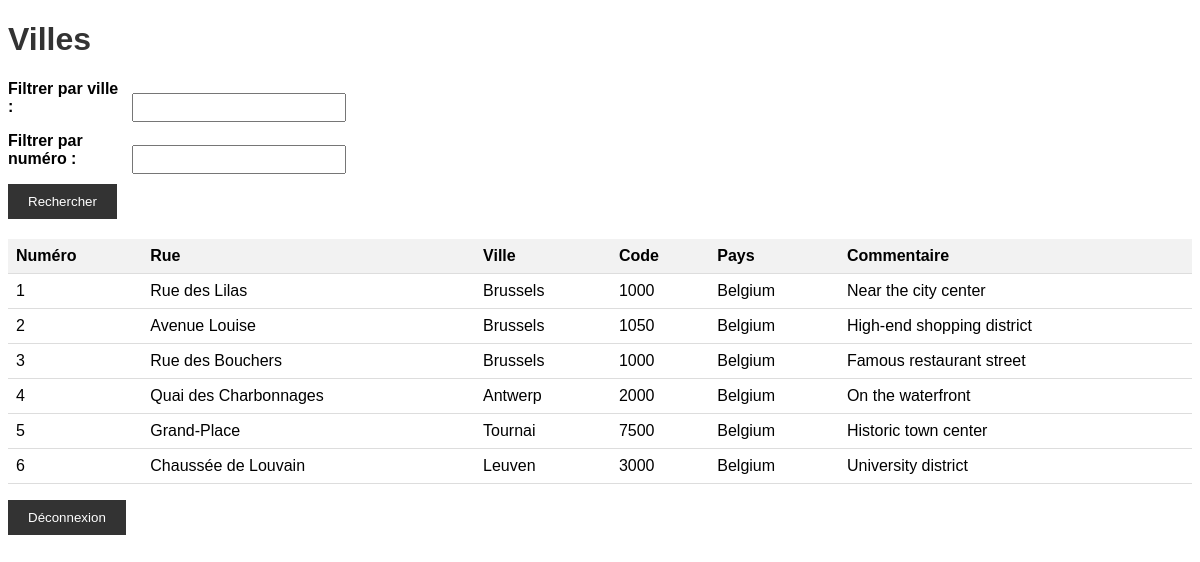
The app's page /0.bdd/location.php (signed in) with its own data.
### tables this page shows
CREATE TABLE IF NOT EXISTS LOCATION (
    ID INT PRIMARY KEY,
    STREET VARCHAR(255),
    CITY VARCHAR(255),
    POSTAL_CODE VARCHAR(10) CHECK (LENGTH(POSTAL_CODE) <= 10),
    COUNTRY VARCHAR(255),
    COMMENT VARCHAR(255)
);

### www/0.bdd/location.php (the view, shortened to what this page needs)
<?php
$bdd = new PDO('mysql:host=ms8db;dbname=groupXX', 'groupXX', 'secret');
$ville_filtrer = isset($_POST['ville_filtrer']) ? $_POST['ville_filtrer'] : '';
$numero_filtrer = isset($_POST['numero_filtrer']) ? $_POST['numero_filtrer'] : '';
$query = 'SELECT * FROM LOCATION WHERE 1=1';
$parameters = array();
$stmt = $bdd->prepare($query);
$stmt->execute($parameters);
$villes = $stmt->fetchAll(PDO::FETCH_ASSOC);
?>
<!DOCTYPE html>
<html>
    <head>
    </head>
    <body>
        <h1>Villes</h1>
        <form method="post" action="location.php">
            <label for="ville_filtrer">Filtrer par ville :</label>
            <input type="text" name="ville_filtrer" value="<?= $ville_filtrer ?>">
            <br>
            <label for="numero_filtrer">Filtrer par numéro :</label>
            <input type="text" name="numero_filtrer" value="<?= $numero_filtrer ?>">
            <br>
            <input type="submit" value="Rechercher">
        </form>
        <table>
            <thead>
                <tr>
                    <th>Numéro</th>
                    <th>Rue</th>
                    <th>Ville</th>
                    <th>Code</th>
                    <th>Pays</th>
                    <th>Commentaire</th>
                </tr>
            </thead>
            <tbody>
                <?php foreach ($villes as $ville): ?>
                    <tr>
                        <td><?= htmlentities($ville['ID']) ?></td>
                        <td><?= htmlentities($ville['STREET']) ?></td>
                        <td><?= htmlentities($ville['CITY']) ?></td>
                        <td><?= htmlentities($ville['POSTAL_CODE']) ?></td>
                        <td><?= htmlentities($ville['COUNTRY']) ?></td>
                        <td><?= htmlentities($ville['COMMENT']) ?></td>
                    </tr>
                <?php endforeach; ?>
            </tbody>
        </table>
        <form method="post" action="acces-bdd.php">
                <p>
                    <input type="submit" value="Déconnexion">
                </p>
            </form>
    </body>
</html>

### www/0.bdd/location.php (style rules this page uses)
body { font-family: Arial, sans-serif; }
h1 { color: #333; }
form { margin-bottom: 20px; }
label { display: inline-block; width: 120px; font-weight: bold; }
input[type="text"] { width: 200px; padding: 5px; margin-bottom: 10px; }
input[type="submit"] { padding: 10px 20px; background-color: #333; color: #fff; border: none; cursor: pointer; }
table { border-collapse: collapse; width: 100%; }
th, td { padding: 8px; text-align: left; border-bottom: 1px solid #ddd; }
th { background-color: #f2f2f2; }

### records on screen
location: ID "1", STREET "Rue des Lilas", CITY "Brussels", POSTAL_CODE "1000", COUNTRY "Belgium", COMMENT "Near the city center"
location: ID "2", STREET "Avenue Louise", CITY "Brussels", POSTAL_CODE "1050", COUNTRY "Belgium", COMMENT "High-end shopping district"
location: ID "3", STREET "Rue des Bouchers", CITY "Brussels", POSTAL_CODE "1000", COUNTRY "Belgium", COMMENT "Famous restaurant street"
location: ID "4", STREET "Quai des Charbonnages", CITY "Antwerp", POSTAL_CODE "2000", COUNTRY "Belgium", COMMENT "On the waterfront"
location: ID "5", STREET "Grand-Place", CITY "Tournai", POSTAL_CODE "7500", COUNTRY "Belgium", COMMENT "Historic town center"
location: ID "6", STREET "Chaussée de Louvain", CITY "Leuven", POSTAL_CODE "3000", COUNTRY "Belgium", COMMENT "University district"
